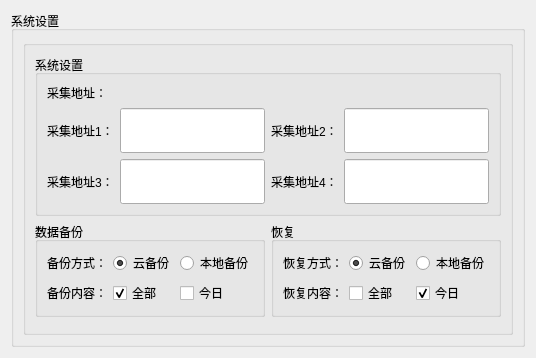
        <widget class="QWidget" name="page_6">
         <layout class="QGridLayout" name="gridLayout_30">
          <item row="0" column="0">
           <widget class="QGroupBox" name="groupBox_5">
            <property name="title">
             <string>系统设置</string>
            </property>
            <layout class="QGridLayout" name="gridLayout_29">
             <item row="0" column="0">
              <widget class="QGroupBox" name="groupBox_9">
               <property name="title">
                <string/>
               </property>
               <layout class="QGridLayout" name="gridLayout_47">
                <item row="0" column="0">
                 <layout class="QGridLayout" name="gridLayout_46">
                  <item row="1" column="0">
                   <widget class="QGroupBox" name="groupBox_56">
                    <property name="title">
                     <string>数据备份</string>
                    </property>
                    <layout class="QGridLayout" name="gridLayout_34">
                     <item row="0" column="0">
                      <widget class="QLabel" name="label_119">
                       <property name="text">
                        <string>备份方式：</string>
                       </property>
                      </widget>
                     </item>
                     <item row="0" column="2">
                      <widget class="QRadioButton" name="radioButton_12">
                       <property name="text">
                        <string>本地备份</string>
                       </property>
                      </widget>
                     </item>
                     <item row="1" column="2">
                      <widget class="QCheckBox" name="checkBox_31">
                       <property name="text">
                        <string>今日</string>
                       </property>
                      </widget>
                     </item>
                     <item row="1" column="1">
                      <widget class="QCheckBox" name="checkBox_30">
                       <property name="text">
                        <string>全部</string>
                       </property>
                       <property name="checked">
                        <bool>true</bool>
                       </property>
                      </widget>
                     </item>
                     <item row="0" column="1">
                      <widget class="QRadioButton" name="radioButton_11">
                       <property name="text">
                        <string>云备份</string>
                       </property>
                       <property name="checked">
                        <bool>true</bool>
                       </property>
                      </widget>
                     </item>
                     <item row="1" column="0">
                      <widget class="QLabel" name="label_120">
                       <property name="text">
                        <string>备份内容：</string>
                       </property>
                      </widget>
                     </item>
                    </layout>
                   </widget>
                  </item>
                  <item row="1" column="1">
                   <widget class="QGroupBox" name="groupBox_58">
                    <property name="title">
                     <string>恢复</string>
                    </property>
                    <layout class="QGridLayout" name="gridLayout_35">
                     <item row="0" column="0">
                      <widget class="QLabel" name="label_121">
                       <property name="text">
                        <string>恢复方式：</string>
                       </property>
                      </widget>
                     </item>
                     <item row="0" column="1">
                      <widget class="QRadioButton" name="radioButton_13">
                       <property name="text">
                        <string>云备份</string>
                       </property>
                       <property name="checked">
                        <bool>true</bool>
                       </property>
                      </widget>
                     </item>
                     <item row="0" column="2">
                      <widget class="QRadioButton" name="radioButton_14">
                       <property name="text">
                        <string>本地备份</string>
                       </property>
                      </widget>
                     </item>
                     <item row="1" column="0">
                      <widget class="QLabel" name="label_122">
                       <property name="text">
                        <string>恢复内容：</string>
                       </property>
                      </widget>
                     </item>
                     <item row="1" column="1">
                      <widget class="QCheckBox" name="checkBox_32">
                       <property name="text">
                        <string>全部</string>
                       </property>
                      </widget>
                     </item>
                     <item row="1" column="2">
                      <widget class="QCheckBox" name="checkBox_33">
                       <property name="text">
                        <string>今日</string>
                       </property>
                       <property name="checked">
                        <bool>true</bool>
                       </property>
                      </widget>
                     </item>
                    </layout>
                   </widget>
                  </item>
                  <item row="0" column="0" colspan="2">
                   <widget class="QGroupBox" name="groupBox_55">
                    <property name="title">
                     <string>系统设置</string>
                    </property>
                    <layout class="QGridLayout" name="gridLayout_45">
                     <item row="0" column="0">
                      <widget class="QLabel" name="label_44">
                       <property name="maximumSize">
                        <size>
                         <width>16777215</width>
                         <height>51</height>
                        </size>
                       </property>
                       <property name="text">
                        <string>采集地址：</string>
                       </property>
                      </widget>
                     </item>
                     <item row="0" column="1" colspan="3">
                      <widget class="QSplitter" name="splitter_9">
                       <property name="orientation">
                        <enum>Qt::Horizontal</enum>
                       </property>
                      </widget>
                     </item>
                     <item row="1" column="0">
                      <widget class="QLabel" name="label_108">
                       <property name="text">
                        <string>采集地址1：</string>
                       </property>
                      </widget>
                     </item>
                     <item row="1" column="1">
                      <widget class="QLineEdit" name="lineEdit_9">
                       <property name="minimumSize">
                        <size>
                         <width>0</width>
                         <height>45</height>
                        </size>
                       </property>
                      </widget>
                     </item>
                     <item row="1" column="2">
                      <widget class="QLabel" name="label_110">
                       <property name="text">
                        <string>采集地址2：</string>
                       </property>
                      </widget>
                     </item>
                     <item row="1" column="3">
                      <widget class="QLineEdit" name="lineEdit_17">
                       <property name="minimumSize">
                        <size>
                         <width>0</width>
                         <height>45</height>
                        </size>
                       </property>
                      </widget>
                     </item>
                     <item row="2" column="0">
                      <widget class="QLabel" name="label_109">
                       <property name="text">
                        <string>采集地址3：</string>
                       </property>
                      </widget>
                     </item>
                     <item row="2" column="1">
                      <widget class="QLineEdit" name="lineEdit_18">
                       <property name="minimumSize">
                        <size>
                         <width>0</width>
                         <height>45</height>
                        </size>
                       </property>
                      </widget>
                     </item>
                     <item row="2" column="2">
                      <widget class="QLabel" name="label_111">
                       <property name="text">
                        <string>采集地址4：</string>
                       </property>
                      </widget>
                     </item>
                     <item row="2" column="3">
                      <widget class="QLineEdit" name="lineEdit_20">
                       <property name="minimumSize">
                        <size>
                         <width>0</width>
                         <height>45</height>
                        </size>
                       </property>
                      </widget>
                     </item>
                    </layout>
                   </widget>
                  </item>
                 </layout>
                </item>
                <item row="1" column="0">
                 <widget class="QWidget" name="widget_9" native="true">
                  <property name="maximumSize">
                   <size>
                    <width>16777215</width>
                    <height>60</height>
                   </size>
                  </property>
                  <widget class="QPushButton" name="pushButton_45">
                   <property name="geometry">
                    <rect>
                     <x>480</x>
                     <y>10</y>
                     <width>311</width>
                     <height>45</height>
                    </rect>
                   </property>
                   <property name="minimumSize">
                    <size>
                     <width>0</width>
                     <height>45</height>
                    </size>
                   </property>
                   <property name="text">
                    <string>设置</string>
                   </property>
                  </widget>
                 </widget>
                </item>
               </layout>
              </widget>
             </item>
            </layout>
           </widget>
          </item>
         </layout>
        </widget>
